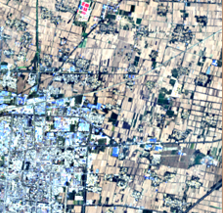
//> input picture C++/Vignetting/Examples/RS4.png, 223 x 213 px
$ ./Vignetting   (built with g++ and OpenCV 4)
//> lines starting //> are read from the running program, lines starting //| are printed output that depends on the picture
#include<cv.h>
#include<cvaux.h>
#include<cxcore.h>
#include<highgui.h>
#include<math.h>
#include<iostream>

using namespace std;

int main(int argc, char** argv)
{
	IplImage* img = cvLoadImage("RS4.png", -1);
//> img is the input picture: 213 rows x 223 cols, CV_8UC3; mean B, G, R 174.6, 170.5, 161.3
	IplImage* vignette = cvCreateImage(cvSize(img->width, img->height), img->depth, img->nChannels);
	IplImage* V = cvCreateImage(cvSize(img->width, img->height), img->depth, 1);
	uchar* V_Initial = new uchar[img->widthStep*img->height];
	vignette = cvCloneImage(img);
	cvSetData(V,V_Initial,img->widthStep);
	double cx = 0.5*img->width;
//> cx = 111.5
	double cy = 0.5*img->height;
//> cy = 106.5
	double maxDist = 1 / sqrt(cx*cx+cy*cy);
//> maxDist = 0.00649
	uchar* p = NULL;
	uchar* q = NULL;
	for (int i = 0; i < vignette->height; i++)
	{
		p = (uchar*)(vignette->imageData + i*vignette->widthStep);
		q = (uchar*)(V->imageData + i*V->widthStep);
		for (int j = 0; j < vignette->width; j++)
		{
			double dist = sqrt((i - cy)*(i - cy) + (j - cx)*(j - cx));
			double ratio= 0.6 / (1.0 + exp((dist * maxDist - 0.8) * 10)) + 0.4;;
			int n = vignette->nChannels;
			if (n == 1)
				p[j] = p[j] * ratio;
			else
			{
				p[n*j] = p[n*j] * ratio;
				p[n*j+1] = p[n*j+1] * ratio;
				p[n*j+2] = p[n*j+2] * ratio;
			}
			q[j] = 255*ratio;
		}

	}
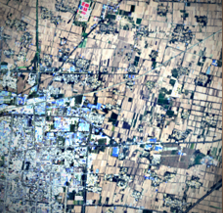
//> vignette: 213 rows x 223 cols, CV_8UC3; mean B, G, R 156.2, 152.4, 144
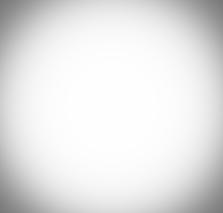
//> V: 213 rows x 223 cols, CV_8UC1; min 120, max 254, mean 228.9
	cvNamedWindow("Image", CV_WINDOW_AUTOSIZE);
	cvNamedWindow("Vignette", CV_WINDOW_AUTOSIZE);
	cvNamedWindow("Estimate", CV_WINDOW_AUTOSIZE);
	cvShowImage("Vignette", vignette);
	cvShowImage("Image", img);
	cvShowImage("Estimate", V);

	cvWaitKey(0);
	cvSaveImage("white4_vig.png", vignette);
	cvSaveImage("white4_Est_truth.png", V);
	cvReleaseImage(&img);
	cvReleaseImage(&vignette);
	delete(V_Initial);
//	cvReleaseData(V);
//	cvReleaseImage(&V);
	cvDestroyAllWindows;
}

$ run again, with C++/Vignetting/Examples/RS2.png copied over C++/Vignetting/Examples/RS4.png
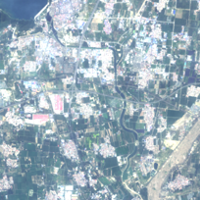
//> input picture C++/Vignetting/Examples/RS2.png, 200 x 200 px
//> img is the input picture: 200 rows x 200 cols, CV_8UC3; mean B, G, R 188.5, 177.4, 158.6
//> after the loop `for (int i = 0; i < vignette->height; i++)`:
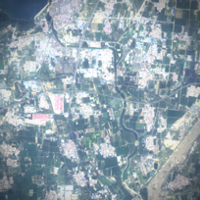
//> vignette: 200 rows x 200 cols, CV_8UC3; mean B, G, R 169.9, 160.2, 143.3

$ run again, with C++/Vignetting/Examples/RS3.png copied over C++/Vignetting/Examples/RS4.png
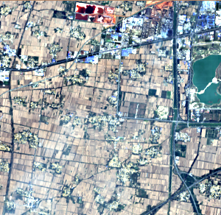
//> input picture C++/Vignetting/Examples/RS3.png, 221 x 215 px
//> img is the input picture: 215 rows x 221 cols, CV_8UC3; mean B, G, R 169, 165, 155.8
//> after the loop `for (int i = 0; i < vignette->height; i++)`:
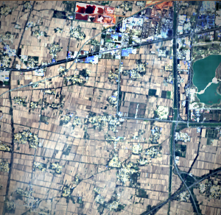
//> vignette: 215 rows x 221 cols, CV_8UC3; mean B, G, R 151.6, 148.3, 140
